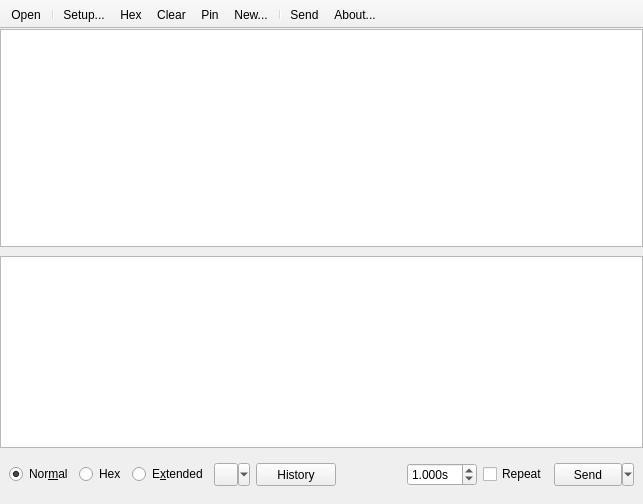
<?xml version="1.0" encoding="UTF-8"?>
<ui version="4.0">
 <class>MainWindow</class>
 <widget class="QMainWindow" name="MainWindow">
  <property name="geometry">
   <rect>
    <x>0</x>
    <y>0</y>
    <width>643</width>
    <height>504</height>
   </rect>
  </property>
  <property name="baseSize">
   <size>
    <width>640</width>
    <height>504</height>
   </size>
  </property>
  <property name="windowTitle">
   <string>pqcom</string>
  </property>
  <widget class="QWidget" name="centralwidget">
   <layout class="QVBoxLayout" name="verticalLayout">
    <property name="spacing">
     <number>0</number>
    </property>
    <property name="leftMargin">
     <number>0</number>
    </property>
    <property name="topMargin">
     <number>0</number>
    </property>
    <property name="rightMargin">
     <number>0</number>
    </property>
    <property name="bottomMargin">
     <number>0</number>
    </property>
    <item>
     <widget class="QTextEdit" name="oRecievedData">
      <property name="sizePolicy">
       <sizepolicy hsizetype="Expanding" vsizetype="MinimumExpanding">
        <horstretch>0</horstretch>
        <verstretch>0</verstretch>
       </sizepolicy>
      </property>
      <property name="font">
       <font>
        <family>Droid Sans Mono</family>
       </font>
      </property>
      <property name="readOnly">
       <bool>true</bool>
      </property>
     </widget>
    </item>
    <item>
     <widget class="QFrame" name="oSendPane">
      <property name="sizePolicy">
       <sizepolicy hsizetype="Preferred" vsizetype="Preferred">
        <horstretch>0</horstretch>
        <verstretch>0</verstretch>
       </sizepolicy>
      </property>
      <property name="minimumSize">
       <size>
        <width>0</width>
        <height>0</height>
       </size>
      </property>
      <layout class="QVBoxLayout" name="verticalLayout_2">
       <property name="leftMargin">
        <number>0</number>
       </property>
       <property name="rightMargin">
        <number>0</number>
       </property>
       <item>
        <widget class="QPlainTextEdit" name="sendPlainTextEdit">
         <property name="sizePolicy">
          <sizepolicy hsizetype="Expanding" vsizetype="Expanding">
           <horstretch>0</horstretch>
           <verstretch>0</verstretch>
          </sizepolicy>
         </property>
         <property name="minimumSize">
          <size>
           <width>0</width>
           <height>32</height>
          </size>
         </property>
         <property name="baseSize">
          <size>
           <width>0</width>
           <height>0</height>
          </size>
         </property>
         <property name="font">
          <font>
           <family>Droid Sans Mono</family>
          </font>
         </property>
        </widget>
       </item>
       <item>
        <widget class="QFrame" name="oSendControlsPane">
         <property name="enabled">
          <bool>true</bool>
         </property>
         <property name="sizePolicy">
          <sizepolicy hsizetype="Preferred" vsizetype="Preferred">
           <horstretch>0</horstretch>
           <verstretch>0</verstretch>
          </sizepolicy>
         </property>
         <property name="frameShape">
          <enum>QFrame::NoFrame</enum>
         </property>
         <property name="frameShadow">
          <enum>QFrame::Raised</enum>
         </property>
         <layout class="QHBoxLayout" name="horizontalLayout">
          <item>
           <widget class="QRadioButton" name="normalRadioButton">
            <property name="text">
             <string>Nor&amp;mal</string>
            </property>
            <property name="checked">
             <bool>true</bool>
            </property>
           </widget>
          </item>
          <item>
           <widget class="QRadioButton" name="hexRadioButton">
            <property name="text">
             <string>Hex</string>
            </property>
           </widget>
          </item>
          <item>
           <widget class="QRadioButton" name="extendRadioButton">
            <property name="text">
             <string>E&amp;xtended</string>
            </property>
           </widget>
          </item>
          <item>
           <widget class="QToolButton" name="collectButton">
            <property name="sizePolicy">
             <sizepolicy hsizetype="Fixed" vsizetype="Preferred">
              <horstretch>0</horstretch>
              <verstretch>0</verstretch>
             </sizepolicy>
            </property>
            <property name="minimumSize">
             <size>
              <width>0</width>
              <height>20</height>
             </size>
            </property>
            <property name="text">
             <string/>
            </property>
            <property name="popupMode">
             <enum>QToolButton::MenuButtonPopup</enum>
            </property>
           </widget>
          </item>
          <item>
           <widget class="QPushButton" name="historyButton">
            <property name="sizePolicy">
             <sizepolicy hsizetype="Minimum" vsizetype="Preferred">
              <horstretch>0</horstretch>
              <verstretch>0</verstretch>
             </sizepolicy>
            </property>
            <property name="text">
             <string>History</string>
            </property>
           </widget>
          </item>
          <item>
           <spacer name="horizontalSpacer">
            <property name="orientation">
             <enum>Qt::Horizontal</enum>
            </property>
            <property name="sizeHint" stdset="0">
             <size>
              <width>40</width>
              <height>20</height>
             </size>
            </property>
           </spacer>
          </item>
          <item>
           <widget class="QDoubleSpinBox" name="periodSpinBox">
            <property name="enabled">
             <bool>true</bool>
            </property>
            <property name="suffix">
             <string>s</string>
            </property>
            <property name="decimals">
             <number>3</number>
            </property>
            <property name="value">
             <double>1.000000000000000</double>
            </property>
           </widget>
          </item>
          <item>
           <widget class="QCheckBox" name="repeatCheckBox">
            <property name="text">
             <string>Repeat</string>
            </property>
           </widget>
          </item>
          <item>
           <widget class="QToolButton" name="sendButton">
            <property name="sizePolicy">
             <sizepolicy hsizetype="Fixed" vsizetype="Preferred">
              <horstretch>0</horstretch>
              <verstretch>0</verstretch>
             </sizepolicy>
            </property>
            <property name="minimumSize">
             <size>
              <width>80</width>
              <height>0</height>
             </size>
            </property>
            <property name="styleSheet">
             <string notr="true"/>
            </property>
            <property name="text">
             <string>Send</string>
            </property>
            <property name="popupMode">
             <enum>QToolButton::MenuButtonPopup</enum>
            </property>
            <property name="toolButtonStyle">
             <enum>Qt::ToolButtonIconOnly</enum>
            </property>
            <property name="autoRaise">
             <bool>false</bool>
            </property>
           </widget>
          </item>
         </layout>
        </widget>
       </item>
      </layout>
     </widget>
    </item>
   </layout>
  </widget>
  <widget class="QToolBar" name="toolBar">
   <property name="windowTitle">
    <string>toolBar</string>
   </property>
   <property name="autoFillBackground">
    <bool>false</bool>
   </property>
   <property name="movable">
    <bool>false</bool>
   </property>
   <property name="allowedAreas">
    <set>Qt::TopToolBarArea</set>
   </property>
   <property name="toolButtonStyle">
    <enum>Qt::ToolButtonTextOnly</enum>
   </property>
   <property name="floatable">
    <bool>false</bool>
   </property>
   <attribute name="toolBarArea">
    <enum>TopToolBarArea</enum>
   </attribute>
   <attribute name="toolBarBreak">
    <bool>false</bool>
   </attribute>
   <addaction name="actionRun"/>
   <addaction name="separator"/>
   <addaction name="actionSetup"/>
   <addaction name="actionHex"/>
   <addaction name="actionClear"/>
   <addaction name="actionPin"/>
   <addaction name="actionNew"/>
   <addaction name="separator"/>
   <addaction name="actionShowSend"/>
   <addaction name="actionAbout"/>
  </widget>
  <action name="actionSetup">
   <property name="text">
    <string>Setup...</string>
   </property>
   <property name="iconText">
    <string>Setup...</string>
   </property>
   <property name="toolTip">
    <string>Show setup dialog</string>
   </property>
  </action>
  <action name="actionNew">
   <property name="text">
    <string>New...</string>
   </property>
   <property name="iconText">
    <string>New...</string>
   </property>
   <property name="toolTip">
    <string>Run new pqcom and show setup dialog</string>
   </property>
   <property name="visible">
    <bool>false</bool>
   </property>
  </action>
  <action name="actionHex">
   <property name="checkable">
    <bool>true</bool>
   </property>
   <property name="text">
    <string>Hex</string>
   </property>
   <property name="toolTip">
    <string>View HEX format data</string>
   </property>
   <property name="visible">
    <bool>true</bool>
   </property>
  </action>
  <action name="actionRun">
   <property name="checkable">
    <bool>true</bool>
   </property>
   <property name="text">
    <string>Open</string>
   </property>
   <property name="toolTip">
    <string>Open com port</string>
   </property>
  </action>
  <action name="actionAbout">
   <property name="text">
    <string>About...</string>
   </property>
   <property name="iconText">
    <string>About...</string>
   </property>
   <property name="toolTip">
    <string>Show about dialog</string>
   </property>
  </action>
  <action name="actionClear">
   <property name="text">
    <string>Clear</string>
   </property>
   <property name="toolTip">
    <string>Clear</string>
   </property>
  </action>
  <action name="actionPin">
   <property name="checkable">
    <bool>true</bool>
   </property>
   <property name="text">
    <string>Pin</string>
   </property>
   <property name="toolTip">
    <string>Stay on top</string>
   </property>
  </action>
  <action name="actionShowSend">
   <property name="checkable">
    <bool>true</bool>
   </property>
   <property name="text">
    <string>Send</string>
   </property>
   <property name="toolTip">
    <string>Show/hide send pane</string>
   </property>
  </action>
 </widget>
 <tabstops>
  <tabstop>oRecievedData</tabstop>
 </tabstops>
 <resources/>
 <connections/>
</ui>
